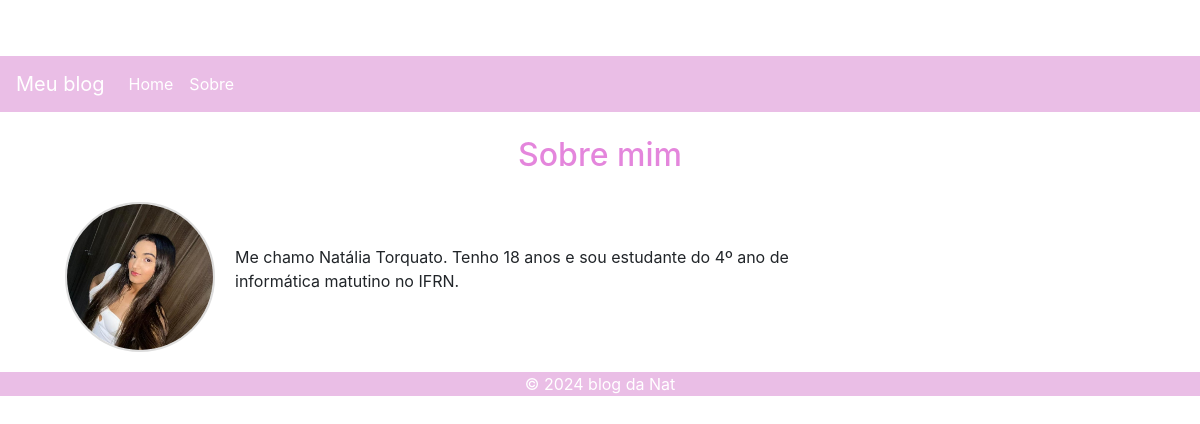
The app's page /sobre/ with its own data.
### blog/models.py (models this page shows, shortened)
class SobreMim(models.Model):
    nome = models.CharField(max_length=100)
    descricao = models.TextField()
    imagem = models.ImageField(upload_to='sobre_mim/', null=True, blank=True)  # Adicione este campo

### blog/views.py (the view)
# urls.py: path('sobre/', views.sobre, name='sobre'),
def sobre(request):
    sobre_mim = SobreMim.objects.first()  # Pegando a primeira instância
    return render(request, 'blog/sobre.html', {
        'sobre_mim': sobre_mim
    })

### blog/templates/blog/sobre.html (shortened to what this page needs)
{% extends "blog/base.html" %}
{% block content %}
    <h2>Sobre mim</h2>
    <div class="sobre-container">
        {% if sobre_mim.imagem %}
            <div class="imagem-perfil">
                <img src="{{ sobre_mim.imagem.url }}" alt="{{ sobre_mim.nome }}">
            </div>
        {% endif %}
        <div class="informacoes-pessoais">
            <p>{{ sobre_mim.descricao }}</p>
        </div>
    </div>
{% endblock %}

### blog/static/css/style.css (style rules this page uses)
body { padding-top: 56px; }
h2 { text-align: center; }
h2, h3 { color: #e486dc; }
.sobre-container { display: flex; align-items: center; gap: 20px; padding: 20px; }
.imagem-perfil img { border-radius: 50%; width: 150px; height: 150px; object-fit: cover; border: 2px solid #ddd; }
.informacoes-pessoais { max-width: 600px; }

### records on screen
SobreMim: imagem (picture), descricao "Me chamo Natália Torquato. Tenho 18 anos e sou estudante do 4º ano de informática matutino no IFRN."
